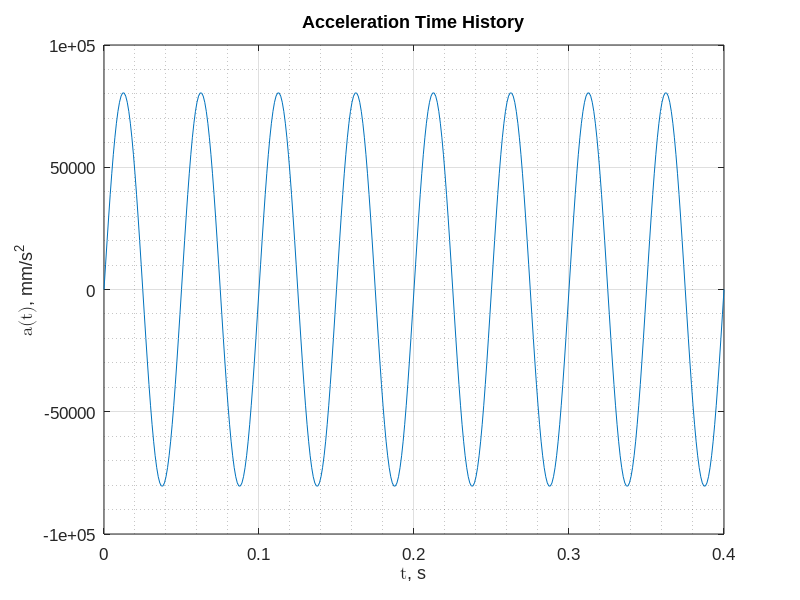
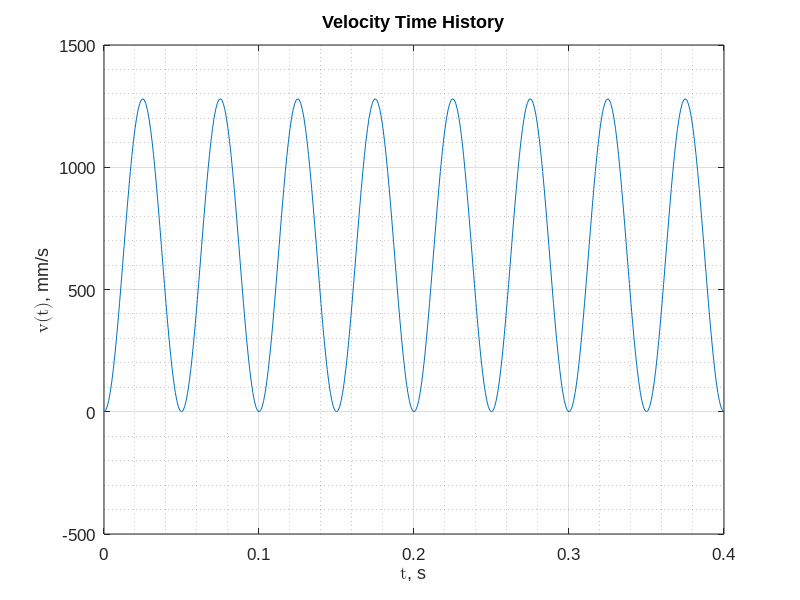
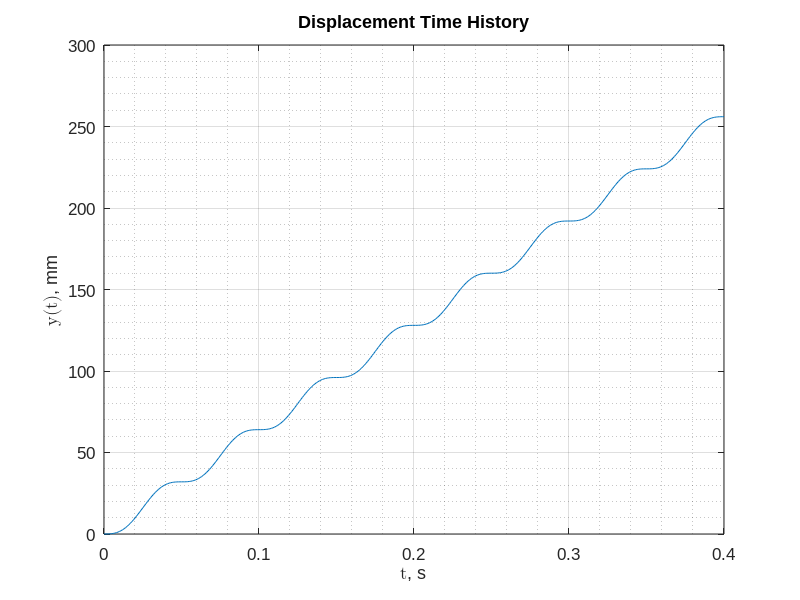
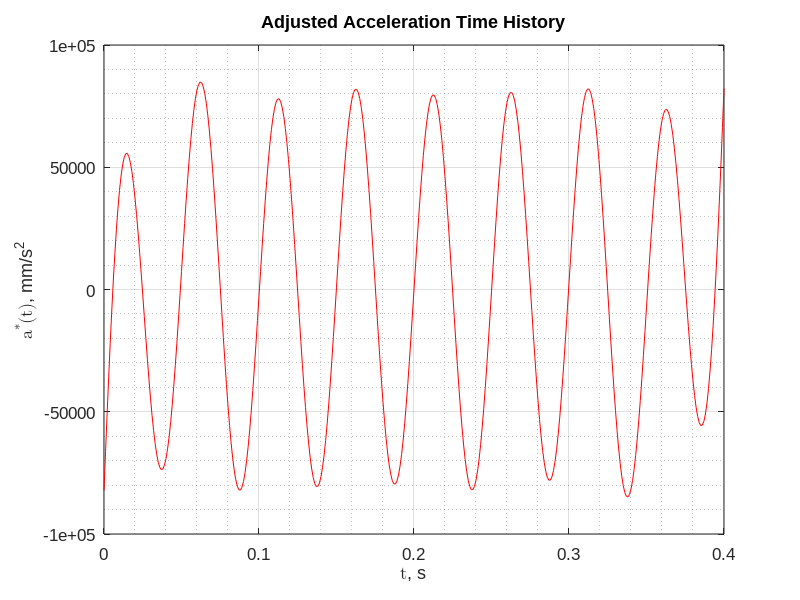

MATLAB code to generate these figures, in order:
clear all
format longeng


% INPUT PARAMETERS
% --------------------------------------------------------------------------------------------------

dt = 1e-03 ;
T = 0.4 ;
t = 0:dt:T ;
NT = length(t) ;
N = 9 ; % approximation order = N - 1 (SHOULD BE <= 10)

beta = 1 / 4 ;
gamma = 1 / 2 ;

adjust_accel = true ;
adjust_vel = false ;
adjust_disp = false ;

plot_unadjusted = true ;
plot_adjusted = true ;


% GENERATE ACCELERATION TIME HISTORY
% --------------------------------------------------------------------------------------------------

d2u = zeros(1,NT) ;
for i = 1:NT
    d2u(i) = 5.1 * (40 * pi)^2 * sin(40 * pi * t(i)) ;
end


% COMPUTE NOMINAL TIME HISTORIES WITH NEWMARK
% --------------------------------------------------------------------------------------------------

du = zeros(1,NT) ;
u = zeros(1,NT) ;
for i = 1:NT-1
    du(i+1) = du(i) + (1 - gamma) * dt * d2u(i) + gamma * dt * d2u(i+1) ;
    u(i+1) = u(i) + dt * du(i) + (1 / 2 - beta) * dt^2 * d2u(i) + beta * dt^2 * d2u(i+1) ;
end

%// initialize the adjusted time histories as the unadjusted
d2uStar = d2u ; duStar = du ; uStar = u ;


% COMPUTE ADJUSTED TIME HISTORIES WITH ACCELERATION FIT
% --------------------------------------------------------------------------------------------------

if (adjust_accel == true)
    K = zeros(N,N) ;
    for k = 1:N
        for j = 1:N
            K(k,j) = (j * j + j) * T^(k + j - 1) / (k + j - 1) ;
        end
    end

    [L,U,perm] = lu(K) ; % LU factorization with row-reordering permuation matrix

    I = zeros(N,1) ; i = 1 ;
    while i <= NT-1
        for k = 1:N
            I(k) = I(k) + (1 - gamma) * dt * t(i)^(k - 1) * d2uStar(i) ...
                        + gamma * dt * t(i+1)^(k - 1) * d2uStar(i+1) ;
        end, i = i + 1 ;
    end

    C = U \ (L \ perm * I) ; % solve the LU system
    
    d2P = zeros(1,NT) ; dP = zeros(1,NT) ; P = zeros(1,NT) ;
    for i = 1:NT
        for k = 1:N
            d2P(i) = d2P(i) + (k * k + k) * C(k) * t(i)^(k-1) ;
            dP(i) = dP(i) + (k + 1) * C(k) * t(i)^k ;
            P(i) = P(i) + C(k) * t(i)^(k+1) ;
        end
        d2uStar(i) = d2uStar(i) - d2P(i) ;
        duStar(i) = duStar(i) - dP(i) ;
        uStar(i) = uStar(i) - P(i) ;
    end
end


% COMPUTE ADJUSTED TIME HISTORIES WITH VELOCITY FIT
% --------------------------------------------------------------------------------------------------

if (adjust_vel == true)
    K = zeros(N,N) ;
    for k = 1:N
        for j = 1:N
            K(k,j) = (j + 1) * T^(k + j + 1) / (k + j + 1) ;
        end
    end

    [L,U,perm] = lu(K) ;

    I = zeros(N,1) ; i = 1 ;
    while i <= NT-1
        for k = 1:N
            I(k) = I(k) + dt * t(i)^k * duStar(i) + (0.5 - beta) * dt * dt ...
                        * (t(i)^k * d2uStar(i) + k * t(i)^(k - 1) * duStar(i)) + beta * dt * dt ...
                        * (t(i+1)^k * d2uStar(i+1) + k * t(i+1)^(k - 1) * duStar(i+1)) ;
        end, i = i + 1 ;
    end

    C = U \ (L \ perm * I) ;
    
    d2P = zeros(1,NT) ; dP = zeros(1,NT) ; P = zeros(1,NT) ;
    for i = 1:NT
        for k = 1:N
            d2P(i) = d2P(i) + (k * k + k) * C(k) * t(i)^(k-1) ;
            dP(i) = dP(i) + (k + 1) * C(k) * t(i)^k ;
            P(i) = P(i) + C(k) * t(i)^(k+1) ;
        end
        d2uStar(i) = d2uStar(i) - d2P(i) ;
        duStar(i) = duStar(i) - dP(i) ;
        uStar(i) = uStar(i) - P(i) ;
    end
end


% COMPUTE ADJUSTED TIME HISTORIES WITH DISPLACEMENT FIT
% --------------------------------------------------------------------------------------------------

if (adjust_disp == true)
    K = zeros(N,N) ;
    for k = 1:N
        for j = 1:N
            K(k,j) = T^(k + j + 3) / (k + j + 3) ;
        end
    end

    [L,U,perm] = lu(K) ;

    I = zeros(N,1) ; i = 1 ;
    while i <= NT-1
        for k = 1:N
            I(k) = I(k) + dt * (t(i+1)^(k+1) * uStar(i+1) + t(i)^(k+1) * uStar(i)) ;
        end, i = i + 1 ;
    end, I = I / 2 ;

    C = U \ (L \ perm * I) ;
    
    d2P = zeros(1,NT) ; dP = zeros(1,NT) ; P = zeros(1,NT) ;
    for i = 1:NT
        for k = 1:N
            d2P(i) = d2P(i) + (k * k + k) * C(k) * t(i)^(k-1) ;
            dP(i) = dP(i) + (k + 1) * C(k) * t(i)^k ;
            P(i) = P(i) + C(k) * t(i)^(k+1) ;
        end
        d2uStar(i) = d2uStar(i) - d2P(i) ;
        duStar(i) = duStar(i) - dP(i) ;
        uStar(i) = uStar(i) - P(i) ;
    end
end


% GENERATE PLOTS
% --------------------------------------------------------------------------------------------------

if (plot_unadjusted == true)
    figure(1)
    plot(t,d2u)
    hold on
    set(gca,'fontname','arial','fontsize',12)
    title('Acceleration Time History')
    ylabel ('\fontname{cambria math}{\ita}({\itt})\fontname{arial}, mm/s^{2}')
    xlabel ('\fontname{cambria math}{\itt}\fontname{arial}, s')
    grid on
    grid minor

    figure(2)
    plot(t,du)
    hold on
    set(gca,'fontname','arial','fontsize',12)
    title('Velocity Time History')
    ylabel ('\fontname{cambria math}{\itv}({\itt})\fontname{arial}, mm/s')
    xlabel ('\fontname{cambria math}{\itt}\fontname{arial}, s')
    grid on
    grid minor

    figure(3)
    plot(t,u)
    hold on
    set(gca,'fontname','arial','fontsize',12)
    title('Displacement Time History')
    ylabel ('\fontname{cambria math}{\ity}({\itt})\fontname{arial}, mm')
    xlabel ('\fontname{cambria math}{\itt}\fontname{arial}, s')
    grid on
    grid minor
end

if (plot_adjusted == true)
    figure(4)
    plot(t,d2uStar,'color',[1 0 0])
    hold on
    set(gca,'fontname','arial','fontsize',12)
    title('Adjusted Acceleration Time History')
    ylabel ('\fontname{cambria math}{\ita^{*}}({\itt})\fontname{arial}, mm/s^{2}')
    xlabel ('\fontname{cambria math}{\itt}\fontname{arial}, s')
    grid on
    grid minor

    figure(5)
    plot(t,duStar,'color',[1 0 0])
    hold on
    set(gca,'fontname','arial','fontsize',12)
    title('Adjusted Velocity Time History')
    ylabel ('\fontname{cambria math}{\itv^{*}}({\itt})\fontname{arial}, mm/s')
    xlabel ('\fontname{cambria math}{\itt}\fontname{arial}, s')
    grid on
    grid minor

    figure(6)
    plot(t,uStar,'color',[1 0 0])
    hold on
    set(gca,'fontname','arial','fontsize',12)
    title('Adjusted Displacement Time History')
    ylabel ('\fontname{cambria math}{\ity^{*}}({\itt})\fontname{arial}, mm')
    xlabel ('\fontname{cambria math}{\itt}\fontname{arial}, s')
    grid on
    grid minor
end
